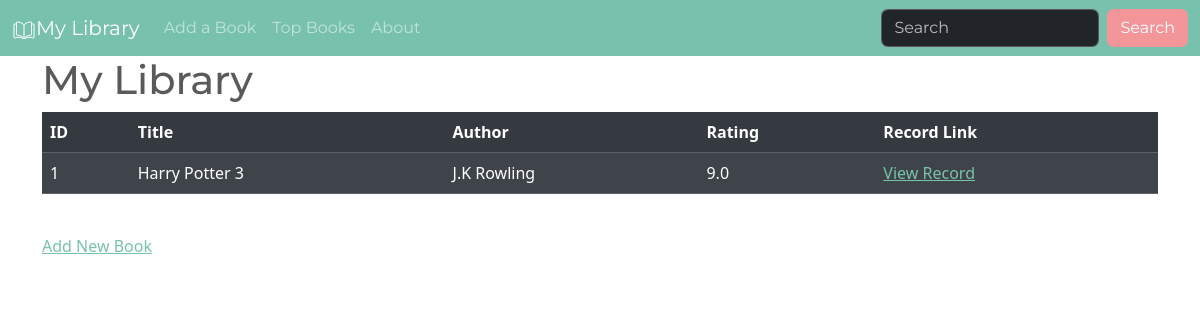
/, run on an earlier commit of the app's database.
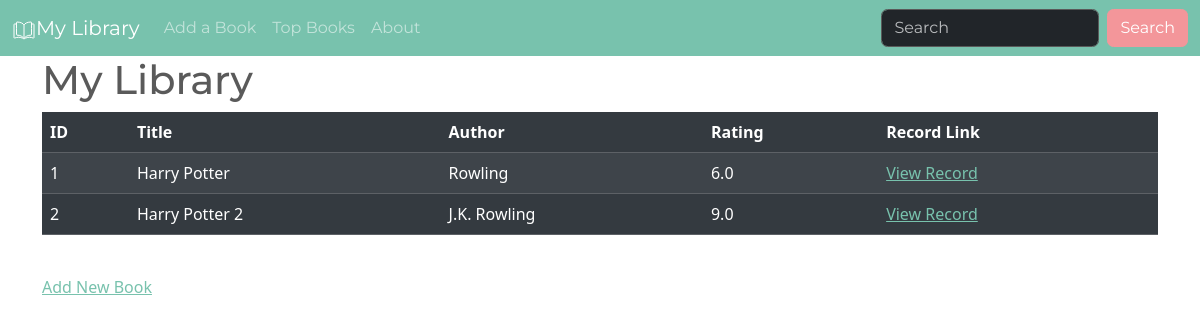
And on a later commit of the database.
### app/models.py (models this page shows, shortened)
class Book(db.Model):
    id: Mapped[int] = mapped_column(primary_key=True)
    title: Mapped[str] = mapped_column(unique=True, nullable=False)
    author: Mapped[str] = mapped_column(nullable=False)
    rating: Mapped[float] = mapped_column(nullable=False)

### app/routes.py (the view)
@app.route('/', methods=["GET", "POST"])
def home():
    query = request.args.get("q")
    print(query)
    if query is not None:
        return redirect(url_for('search', terms=query))
    else:
        return render_template('index.html', library=Book.query.all(), query=None)

### app/templates/index.html (shortened to what this page needs)
{% extends "base.html" %}
{% block content %}
<div class="container">
  <div class="row">
    <div class="col-sm-12">
    <h1>My Library</h1>
    {% if not library %}
    <p>Library is empty. Click below to add a book.</p>
    {% else %}
    <table class="table table-dark table-striped table-hover">
      <thead>
      <tr>
        <th>ID</th>
        <th>Title</th>
        <th>Author</th>
        <th>Rating</th>
        <th>Record Link</th>
      </tr>
      </thead>
      <tbody>
        {% for book in library %}
        <tr>
          <td>{{ book.id }}</td>
          <td>{{ book.title }}</td>
          <td>{{ book.author }}</td>
          <td>{{ book.rating }}</td>
          <td><a href="{{ url_for('get_book', num=book.id) }}">View Record</a></td>
        </tr>
      {% endfor %}
      </tbody>
      {% endif %}
    </table>
    <br>
    <p><a href="{{ url_for('add') }}">Add New Book</a></p>
    </div>
  </div>
</div>
{% endblock %}

What changed in the data, as far as the page shows it:
changed Book id 1: title "Harry Potter 3" → "Harry Potter"; author "J.K Rowling" → "Rowling"; rating "9.0" → "6.0"
added Book: id "2", title "Harry Potter 2", author "J.K. Rowling", rating "9.0"
